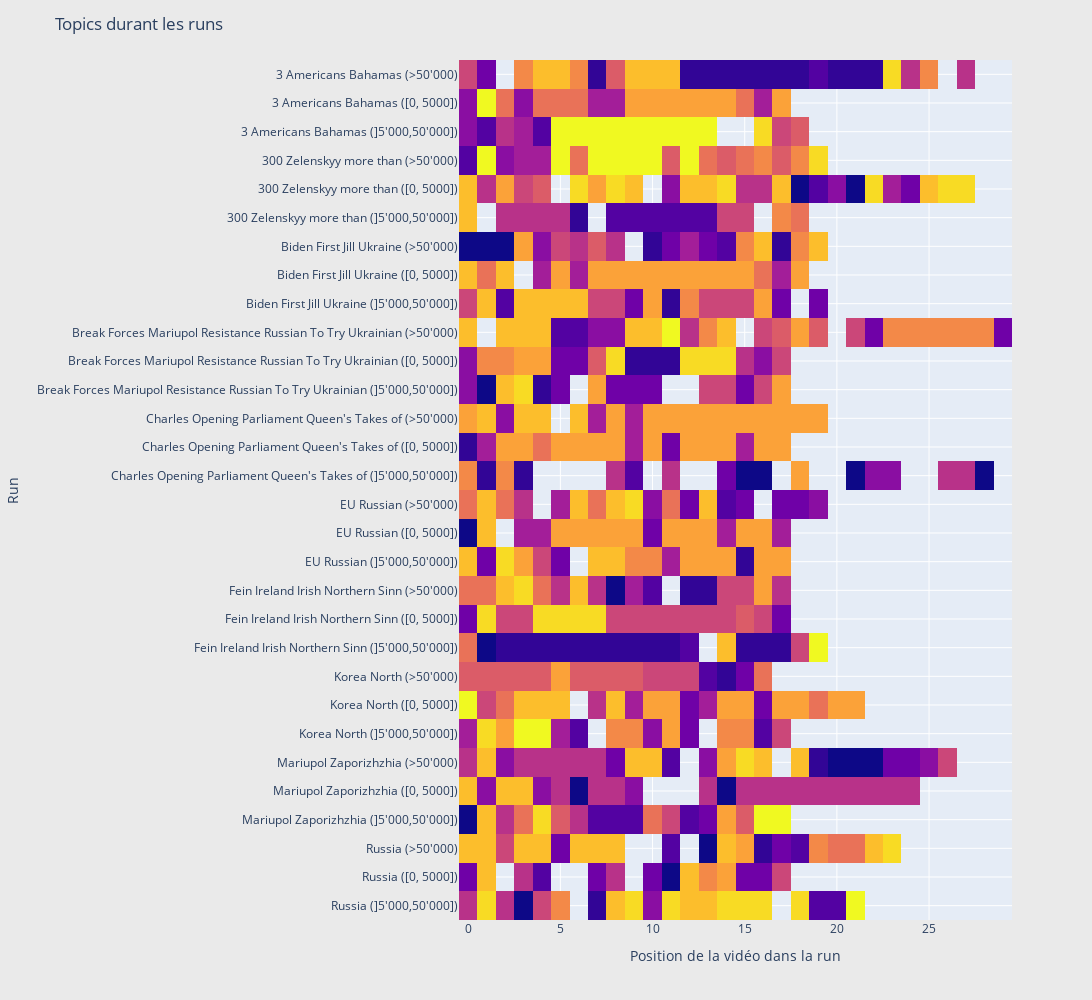

Notebook code for this chart:
### Code cell
names = {}
label = ["[0, 5000]", "]5'000,50'000]", ">50'000"]

for idx, group in df_out.groupby("theme_id"):
    cpt=0
    for idx2, row in group[group['video_id_in_run']==0].sort_values("nb_views",ascending=True).iterrows():
        names[row['walk']] = row["theme"] + " (" +label[cpt]+")"
        cpt+=1

df_plot = df_out.copy()
df_plot['id'] = df_out.apply(lambda x: names[x['walk']],axis=1)
df_plot2 = df_plot.rename(columns={"id":"Run", "video_id_in_run":"Position de la vidéo dans la run", "video_best_topic_id": "Meilleur topic pour la vidéo"})
df_plot2 = df_plot2.pivot(index='Run', columns='Position de la vidéo dans la run', values='Meilleur topic pour la vidéo')
fig = px.imshow(df_plot2, labels={'color': 'Topic'})
fig.update_layout(
    height=1000,
    width=1600,
    coloraxis={"showscale":False},
    title='Topics durant les runs',
    paper_bgcolor="rgb(234, 234, 234)"
)
df_plot = df_plot.rename(columns={"id":"Run", "video_id_in_run":"Position de la vidéo dans la run", "video_best_topic": "Meilleur topic pour la vidéo"})
df_plot = df_plot.pivot(index='Run', columns='Position de la vidéo dans la run', values='Meilleur topic pour la vidéo')
fig.update(data=[{'customdata': df_plot,
                  'hovertemplate': 'Position dans run: %{x}<br>Run: %{y}<br>Topic: %{customdata}'}])
fig.write_html('plots/p5_best_topic_per_video.html')
fig.show()

### Figure 1 — Plotly figure (JSON) as saved in the notebook; plotly's stock layout.template omitted (floating-point values rounded to 4 significant figures; data arrays with more than 128 entries replaced by an {"elided": "..."} marker saying what was removed)
{"data": [{"coloraxis": "coloraxis", "name": "0", "x": [0, 1, 2, 3, 4, 5, 6, 7, 8, 9, 10, 11, 12, 13, 14, 15, 16, 17, 18, 19, 20, 21, 22, 23, 24, 25, 26, 27, 28, 29], "y": ["3 Americans Bahamas (>50'000)", "3 Americans Bahamas ([0, 5000])", "3 Americans Bahamas (]5'000,50'000])", "300 Zelenskyy more than (>50'000)", "300 Zelenskyy more than ([0, 5000])", "300 Zelenskyy more than (]5'000,50'000])", "Biden First Jill Ukraine (>50'000)", "Biden First Jill Ukraine ([0, 5000])", "Biden First Jill Ukraine (]5'000,50'000])", "Break Forces Mariupol Resistance Russian To Try Ukrainian (>50'000)", "Break Forces Mariupol Resistance Russian To Try Ukrainian ([0, 5000])", "Break Forces Mariupol Resistance Russian To Try Ukrainian (]5'000,50'000])", "Charles Opening Parliament Queen's Takes of (>50'000)", "Charles Opening Parliament Queen's Takes of ([0, 5000])", "Charles Opening Parliament Queen's Takes of (]5'000,50'000])", "EU Russian (>50'000)", "EU Russian ([0, 5000])", "EU Russian (]5'000,50'000])", "Fein Ireland Irish Northern Sinn (>50'000)", "Fein Ireland Irish Northern Sinn ([0, 5000])", "Fein Ireland Irish Northern Sinn (]5'000,50'000])", "Korea North (>50'000)", "Korea North ([0, 5000])", "Korea North (]5'000,50'000])", "Mariupol Zaporizhzhia (>50'000)", "Mariupol Zaporizhzhia ([0, 5000])", "Mariupol Zaporizhzhia (]5'000,50'000])", "Russia (>50'000)", "Russia ([0, 5000])", "Russia (]5'000,50'000])"], "z": {"elided": "30x30 float values"}, "type": "heatmap", "xaxis": "x", "yaxis": "y", "hovertemplate": "Position dans run: %{x}<br>Run: %{y}<br>Topic: %{customdata}", "customdata": {"elided": "30x30 str values"}}], "layout": {"xaxis": {"anchor": "y", "domain": [0.0, 1.0], "scaleanchor": "y", "constrain": "domain", "title": {"text": "Position de la vidéo dans la run"}}, "yaxis": {"anchor": "x", "domain": [0.0, 1.0], "autorange": "reversed", "constrain": "domain", "title": {"text": "Run"}}, "coloraxis": {"colorbar": {"title": {"text": "Topic"}}, "colorscale": [[0.0, "#0d0887"], [0.1111, "#46039f"], [0.2222, "#7201a8"], [0.3333, "#9c179e"], [0.4444, "#bd3786"], [0.5556, "#d8576b"], [0.6667, "#ed7953"], [0.7778, "#fb9f3a"], [0.8889, "#fdca26"], [1.0, "#f0f921"]], "showscale": false}, "margin": {"t": 60}, "height": 1000, "width": 1600, "title": {"text": "Topics durant les runs"}, "paper_bgcolor": "rgb(234, 234, 234)"}}
